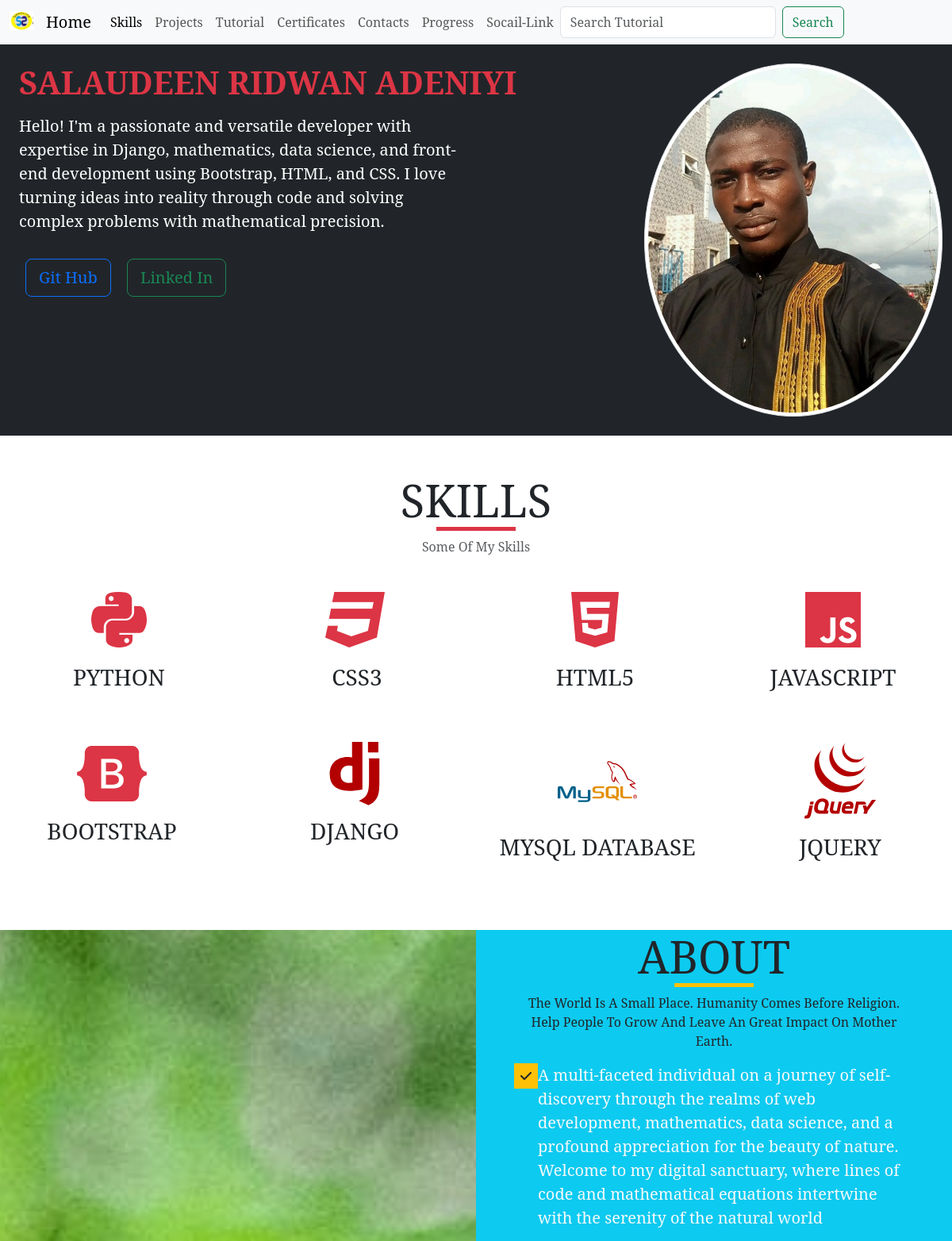
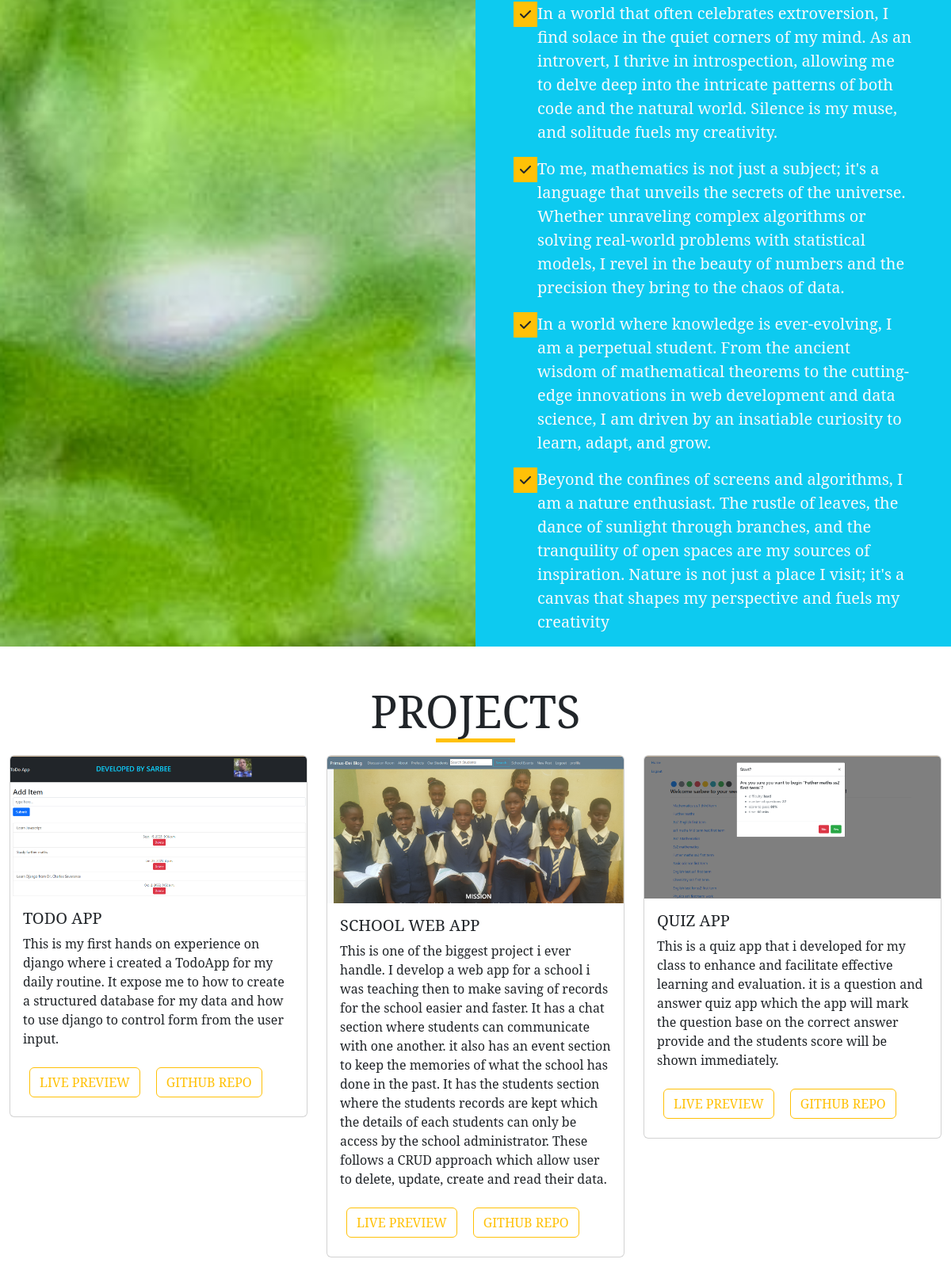
The page / (upper part) on the database its author committed (2 pictures, top to bottom).
### portfolio/models.py (models this page shows, shortened)
class Project(models.Model):
    title = models.CharField(max_length=255)
    description = models.TextField(null=True, blank=True)
    image = models.ImageField(upload_to='my_pics')
    link = models.CharField(max_length=255, blank=True)
    github = models.CharField(max_length=400, blank=True)
    date = models.DateTimeField(auto_now_add=True)

### portfolio/views.py (the view)
# urls.py: urlpatterns = [path('', views.index, name='home')]
def index(request):
    videos = VideoTutorial.objects.all()
    q = request.GET.get('q') if request.GET.get('q') != None else ''
    videos = VideoTutorial.objects.filter(
        Q(title__icontains=q) |
        Q(description__icontains=q) |
        Q(youtube_link__icontains=q)
    )
    paginator = Paginator(videos, 6)  # Show 25 contacts per page.
    page_number = request.GET.get('page')
    page_obj = paginator.get_page(page_number)
    certificate = Certificate.objects.all()
    projects = Project.objects.all()
    paginators = Paginator(certificate, 6)  # Show 25 contacts per page.
    page_numbers = request.GET.get('page')
    page_object = paginators.get_page(page_numbers)
    context ={'videos': videos, 'certificate':certificate, 'page_obj': page_obj, 'page_object':page_object,
              'projects':projects}
    return render(request, 'index.html', context)

### templates/index.html (shortened to what this page needs)
<!doctype html>
<html lang="en">
{% load static %}
  <head>
    <link href="https://cdn.jsdelivr.net/npm/bootstrap@5.3.2/dist/css/bootstrap.min.css" rel="stylesheet">
<link rel="stylesheet" href="{%static 'css/sarbee.css'%}"/>
  </head>
  <body>
    <nav class="navbar navbar-expand-lg bg-body-tertiary sticky-top">
        <div class="container-fluid">
            <a class="navbar-brand" href="#">
                <img src="{% static 'images/logo.JPG' %}" alt="Logo" width="30" height="24" class="d-inline-block align-text-top">
              </a>
          <a class="navbar-brand" href="/">Home</a>
          <div class="collapse navbar-collapse" id="navbarSupportedContent">
            <ul class="navbar-nav me-auto mb-2 mb-lg-0">
              <li class="nav-item">
                <a class="nav-link active" aria-current="page" href="#skills">Skills</a>
              </li>
              <li class="nav-item">
                <a class="nav-link" href="#projects">Projects</a>
              </li>
              <li class="nav-item">
                <a class="nav-link" href="#videos">Tutorial</a>
              </li>
              <li class="nav-item">
                <a class="nav-link" href="#certificates">Certificates</a>
              </li>
              <li class="nav-item">
                <a class="nav-link" href="#contact">Contacts</a>
              </li>
              <li class="nav-item">
                <a class="nav-link" href="#progress">Progress</a>
              </li>
              <li class="nav-item">
                <a class="nav-link" href="#social-link">Socail-Link</a>
              </li>
            <form class="d-flex" role="search" action="#videos" method="GET">
              <input class="form-control me-2" type="search" name="q" placeholder="Search Tutorial" aria-label="Search">
              <button class="btn btn-outline-success" type="submit">Search</button>
            </form>
          </div>
        </div>
      </nav>
    <header id="header" class="bg-dark py-4">
    <div class="container-fluid">
      <div class="row">
        <div class="col-8 px-4">
         <h1 class="text-danger text-uppercase font-weight-bold font-italic">
          <strong>Salaudeen Ridwan Adeniyi</strong>
         </h1>
         <p class="text-white lead w-75 py-2">Hello! I'm a passionate and versatile developer with expertise in Django, mathematics, data science,
            and front-end development using Bootstrap, HTML, and CSS. I love turning ideas into reality through
            code and solving complex problems with mathematical precision.
        </p>
         <a href="https://github.com/SARBEE-dev?tab=repositories" target="_blank" class="btn btn-outline-primary btn-lg m-2 text-capitalize ">Git Hub</a>
         <a href="https://www.linkedin.com/in/salaudeen-ridwan-576119124/" target="_blank" class="btn btn-outline-success btn-lg m-2 text-capitalize ">Linked In</a>
        </div>
        <div class="col-4">
            <img src="{% static 'images/sar.jpg' %}" class="img-fluid rounded-circle img-thumbnail"/>
        </div>
      </div>
    </div>
  </header>
<section id="skills" class="bg-white py-5">
  <div class="container-fluid">
    <div class="row">
      <div class="col text-center">
        <h1 class="lead display-4 mb-0 text-uppercase text-dark"><strong>Skills</strong></h1>
        <div class="title-underline bg-danger bg-blue"></div>
        <p class="mt-2 text-capitalize text-muted">Some of my skills</p>
      </div>
    </div>
<div class="row">
  <div class="col-md-6 col-lg-3 text-center my-4">
    <i class="fab fa-python fa-5x text-danger"></i>
<h3 class="text-uppercase my-3">Python</h3>
  </div>
  <div class="col-md-6 col-lg-3 text-center my-4">
    <i class="fab fa-css3 fa-5x text-danger"></i>
    <h3 class="text-uppercase my-3">CSS3</h3>
      </div>
  <div class="col-md-6 col-lg-3 text-center my-4">
    <i class="fab fa-html5 fa-5x text-danger"></i>
    <h3 class="text-uppercase my-3">HTML5</h3>
      </div>
  <div class="col-md-6 col-lg-3 text-center my-4">
    <i class="fab fa-js fa-5x text-danger"></i>
    <h3 class="text-uppercase my-3">JAVASCRIPT</h3>
      </div>
</div>
  </div>
  <div class="row">
  <div class="col-md-6 col-lg-3 text-center my-4">
    <i class="fa-brands fa-bootstrap fa-5x text-danger"></i>
<h3 class="text-uppercase my-3">Bootstrap</h3>
  </div>
  <div class="col-md-6 col-lg-3 text-center my-4">
    <h3 class="text-uppercase my-3">DJANGO</h3>
      </div>
  <div class="col-md-6 col-lg-3 text-center my-4">
    <h3 class="text-uppercase my-3">MYSQL DATABASE</h3>
      </div>
  <div class="col-md-6 col-lg-3 text-center my-4">
    <h3 class="text-uppercase my-3">JQUERY</h3>
      </div>
</div>
</section>
<section id="about" class="bg-info">
  <div class="container-fluid">
    <div class="row">
      <div class="col-md-6 about-picture height-80">
      </div>
      <div class="col-md-6 about-text height-80 px-5 d-flex align-items-center justify-content-center">
        <div class="about-text-center">
          <div class="row">
            <div class="col text-center">
              <h1 class="display-4 mb-0 text-uppercase text-dark"><strong>ABOUT</strong></h1>
              <div class="title-underline bg-warning bg-blue"></div>
              <p class="mt-2 text-capitalize text-dark">The world is a small place. Humanity comes before religion. help people to grow and leave an  great impact on mother earth.</p>
            </div>
          </div>
          <div class="checkbox-item d-flex">
            <i class="fas fa-check fa-1x bg-warning p-2 ml-3 align-self-start"></i>
            <p class="lead text-light">A multi-faceted individual on a journey of self-discovery through the realms of web development, mathematics, data science, and a profound appreciation for the beauty of nature. Welcome to my digital sanctuary, where lines of code and mathematical equations intertwine with the serenity of the natural world</p>
          </div>
           <div class="checkbox-item d-flex">
            <i class="fas fa-check fa-1x bg-warning p-2 ml-3 align-self-start"></i>
            <p class="lead text-light">In a world that often celebrates extroversion, I find solace in the quiet corners of my mind. As an introvert, I thrive in introspection, allowing me to delve deep into the intricate patterns of both code and the natural world. Silence is my muse, and solitude fuels my creativity.</p>
          </div>
           <div class="checkbox-item d-flex">
            <i class="fas fa-check fa-1x bg-warning p-2 ml-3 align-self-start"></i>
            <p class="lead text-light">To me, mathematics is not just a subject; it's a language that unveils the secrets of the universe. Whether unraveling complex algorithms or solving real-world problems with statistical models, I revel in the beauty of numbers and the precision they bring to the chaos of data.</p>
          </div>
          <div class="checkbox-item d-flex">
            <i class="fas fa-check fa-1x bg-warning p-2 ml-3 align-self-start"></i>
            <p class="lead text-light">In a world where knowledge is ever-evolving, I am a perpetual student. From the ancient wisdom of mathematical theorems to the cutting-edge innovations in web development and data science, I am driven by an insatiable curiosity to learn, adapt, and grow.</p>
          </div>
           <div class="checkbox-item d-flex">
            <i class="fas fa-check fa-1x bg-warning p-2 ml-3 align-self-start"></i>
            <p class="lead text-light">Beyond the confines of screens and algorithms, I am a nature enthusiast. The rustle of leaves, the dance of sunlight through branches, and the tranquility of open spaces are my sources of inspiration. Nature is not just a place I visit; it's a canvas that shapes my perspective and fuels my creativity</p>
          </div>
        </div>
      </div>
    </div>
  </div>
</section>
<section id="projects" class="bg-white py-5">
  <div class="container-fluid">
    <div class="row">
      <div class="col text-center">
        <h1 class="lead display-4 mb-0 text-uppercase text-dark"><strong>Projects</strong></h1>
        <div class="title-underline bg-warning bg-blue"></div>
      </div>
    </div>
    <div class="row">
        {% for project in projects %}
      <div class="col-md-6 col-lg-4 my-3">
<div class="card">
<img src="{{project.image.url}}" class="card-img-top"/>
<div class="card-body">
  <h5 class="card-title text-capitalize">{{project.title}}</h5>
  <p class="card-text">{{project.description}}</p>
  <a href="{{project.link}}" class="btn btn-outline-warning text-uppercase m-2" target="_blank">Live Preview</a>
  <a href="{{project.github}}" target="_blank" class="btn btn-outline-warning text-uppercase m-2" target="_blank">Github Repo</a>
</div>
</div>
      </div>
{% endfor %}
        </div>
  </div>
</section>
</body>
</html>

### static/css/sarbee.css (style rules this page uses)
body { font-family: 'Avro', 'serif'; }
.title-underline { width: 100px; height: 5px; margin: 0 auto; }
.height-80 { min-height: 80vh; }
.about-picture { background-image: url("/static/images/nature.jpg"); background-size: cover; background-position: center; background-repeat: no-repeat; background-attachment:fixed; }

### rows shown on the page
Project: image (picture), title "TODO APP", description "This is my first hands on experience on django where i created a TodoApp for my daily routine. It expose me to how to create a structured database for my data and how to use django to control form from the user input."
Project: image (picture), title "SCHOOL WEB APP", description "This is one of the biggest project i ever handle. I develop a web app for a school i was teaching then to make saving of records for the school easier and faster. It has a chat section where students can communicate with one another. it also has an event section to keep the memories of what the school has done in the past. It has the students section where the students records are kept which the details of each students can only be access by the school administrator. These follows a CRUD approach which allow user to delete, update, create and read their data."
Project: image (picture), title "QUIZ APP", description "This is a quiz app that i developed for my class to enhance and facilitate effective learning and evaluation. it is a question and answer quiz app which the app will mark the question base on the correct answer provide and the students score will be shown immediately."
